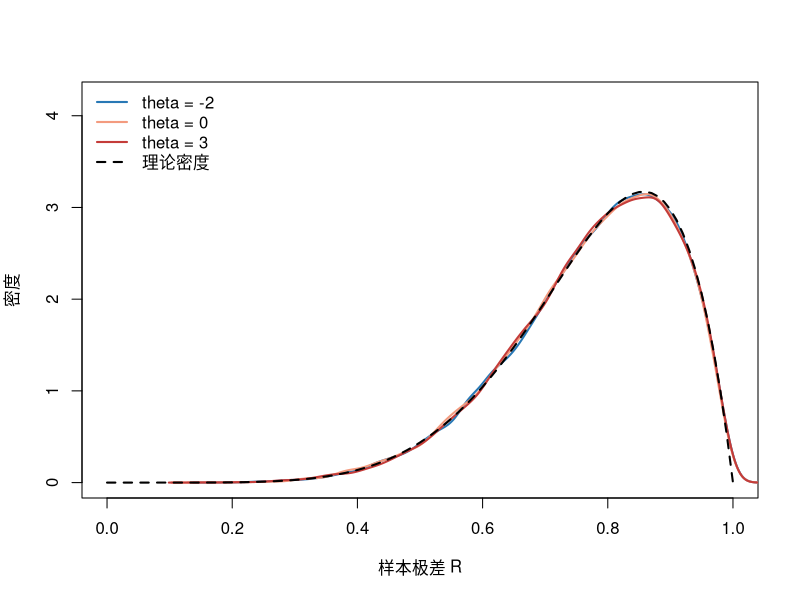

Write R code to recreate this figure.
## ---- chunk 1
set.seed(6201)
n <- 8
theta_values <- c(-2, 0, 3)
cols <- c("#2878B5", "#F39B7F", "#C43C39")
plot(NA, xlim = c(0, 1), ylim = c(0, 4.2), xlab = "样本极差 R", ylab = "密度")
for (j in seq_along(theta_values)) {
  x <- matrix(runif(30000 * n, theta_values[j], theta_values[j] + 1), ncol = n)
  lines(density(apply(x, 1, function(z) max(z) - min(z))), col = cols[j], lwd = 2)
}
curve(n * (n - 1) * x^(n - 2) * (1 - x), 0, 1, add = TRUE, lwd = 2, lty = 2)
legend("topleft", c(paste0("theta = ", theta_values), "理论密度"),
       col = c(cols, "black"), lwd = 2, lty = c(1, 1, 1, 2), bty = "n")
